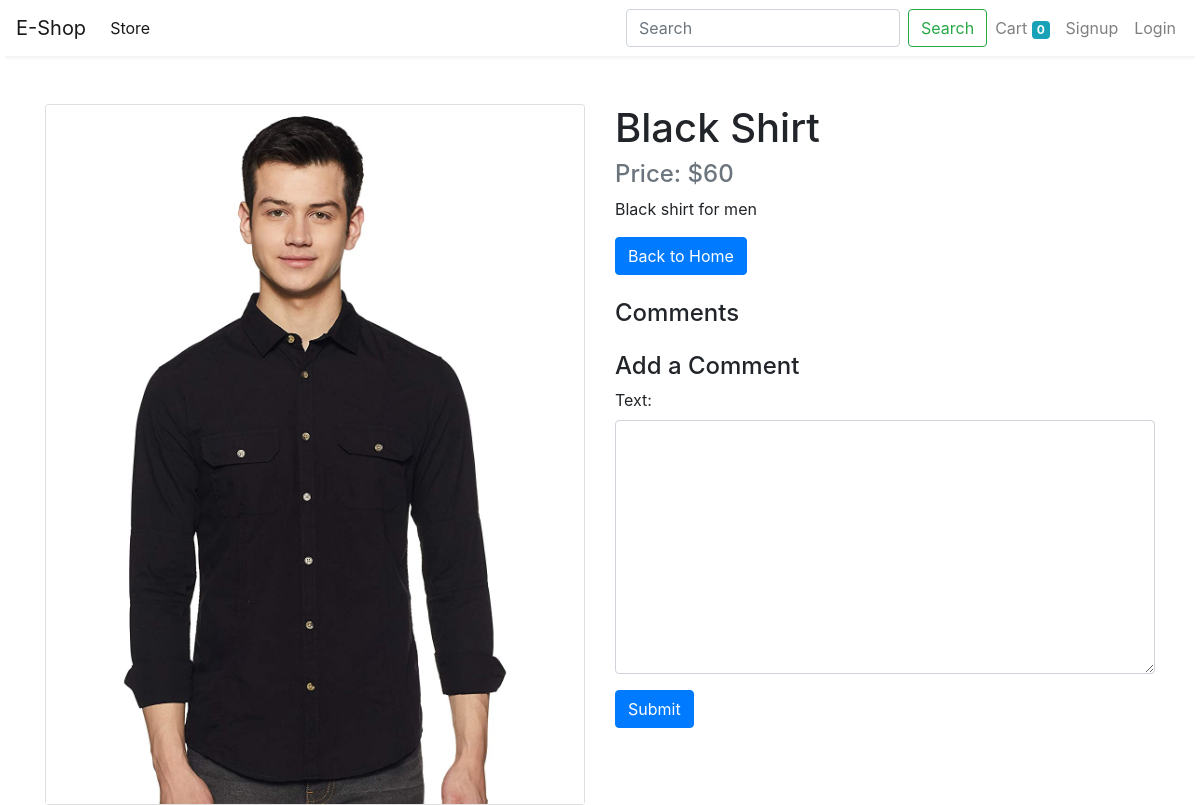
Screenshot of /product/2/ with the database file from the repository.
### store/models/product.py (models this page shows, shortened)
class Product(models.Model):
    name = models.CharField(max_length=50)
    price = models.IntegerField(default=0)
    category = models.ForeignKey(Category, on_delete=models.CASCADE, default=1)
    description = models.CharField(max_length=200, default='', null=True, blank=True)
    image = models.ImageField(upload_to='uploads/products/')

### store/views/product.py (the view)
# urls.py: path('product/<int:product_id>/', product.product_detail, name='product_detail'),
def product_detail(request, product_id):
    product = get_object_or_404(Product, id=product_id)
    comments = product.comments.all()
    form = CommentForm()
    return render(request, 'product_detail.html', {'product': product, 'comments': comments, 'form': form})

### store/forms.py
class CommentForm(forms.ModelForm):
    class Meta:
        model = Comment
        fields = ['text']

### store/templatetags/form_tags.py (called while the page is built)
@register.filter(name='add_class')
def add_class(field, css_class):
    return field.as_widget(attrs={"class": css_class})

### store/templates/product_detail.html (shortened to what this page needs)
{% extends 'base.html' %}
{% load form_tags %}
{% block content %}
<div class="container mt-5">
    <div class="row">
        <div class="col-md-6">
            <div class="card">
                <img src="{{ product.image.url }}" class="card-img-top" alt="{{ product.name }}">
            </div>
        </div>
        <div class="col-md-6">
            <h1>{{ product.name }}</h1>
            <p class="h4 text-muted">Price: ${{ product.price }}</p>
            <p>{{ product.description }}</p>
            <a href="{% url 'home' %}" class="btn btn-primary">Back to Home</a>
            <div class="mt-4">
                <h4>Comments</h4>
            </div>
            <div class="mt-4">
                <h4>Add a Comment</h4>
                <form method="post" action="{% url 'add_comment' product.id %}">
                    <div class="form-group">
                        {{ form.text.label_tag }}
                        {{ form.text|add_class:"form-control" }}
                    </div>
                    <button type="submit" class="btn btn-primary">Submit</button>
                </form>
            </div>
        </div>
    </div>
</div>
{% endblock %}

### rows the page displays
Product: image (picture), name "Black Shirt", price "60", description "Black shirt for men"

### other values shown
{{ request.session.cart.keys|length }} "0"
